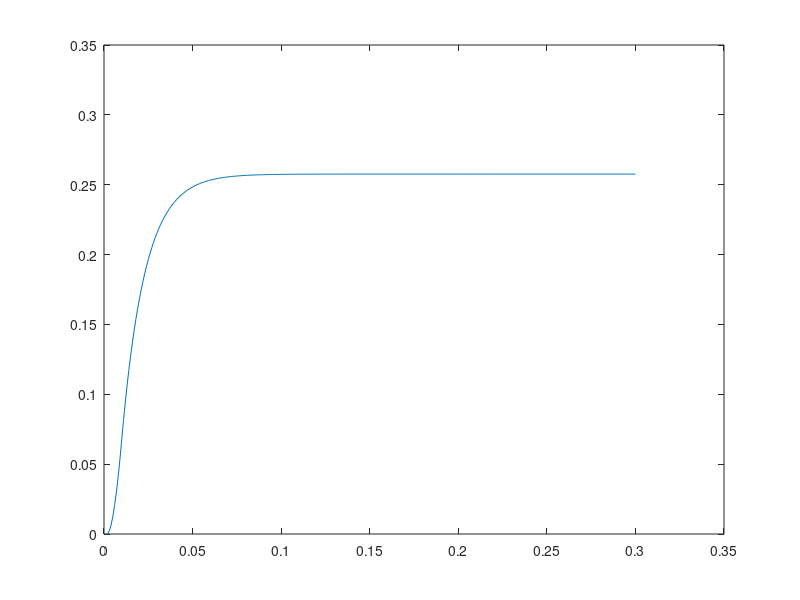

This chart was generated by the following MATLAB code:
K0 = 2292.2;
alpha = 75.63;
T = 0.001;
Vp = 1;
C1= 1/(2*T*alpha + 4);
C2 = K0*T*T;
C3 = 4 - 2*T*alpha;
t1 = 0.01;
Nt1 = t1/T;
tt = 0.3;
Ntt = tt/T;

for j=1:Ntt
   v(j)=0;
   tetha(j)=0;
end

for j=1:Nt1
   v(j)=1;
end

for j=3:Ntt
   tetha(j) = C1*( C2*(v(j)+2*v(j-1)+v(j)) + 8*tetha(j-1) - C3*tetha(j-2));
end

Nt=1:Ntt;
t = T * Nt;

figure
plot(t,tetha)
